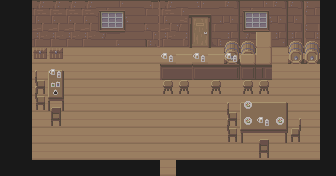

A 2D game scene composited from a Tiled map and its tileset images. What follows is a short description and the map's XML, with every tile layer's data as written:
An orthogonal 21x11 tile map with 16x16 px tiles, 4 tile layers (base, floor, layer 1, layer 2), 1 hidden layer not drawn, 2 tilesets.

<map version="1.10" tiledversion="1.11.2" orientation="orthogonal" renderorder="right-down" width="21" height="11" tilewidth="16" tileheight="16" infinite="0" nextlayerid="7" nextobjectid="1">
 <tileset firstgid="1" source="medieval tileset interior.tsx" />
 <tileset firstgid="401" source="Tile-set - Toen's Medieval Strategy (16x16) - v.1.0.tsx" />
 <layer id="1" name="base" width="21" height="11">
  <data encoding="csv">
1,1,1,1,1,1,1,1,1,1,1,1,1,1,1,1,1,1,1,1,1,
1,1,1,1,1,1,1,1,1,1,1,1,1,1,1,1,1,1,1,1,1,
1,1,1,1,1,1,1,1,1,1,1,1,1,1,1,1,1,1,1,1,1,
1,1,1,1,1,1,1,1,1,1,1,1,1,1,1,1,1,1,1,1,1,
1,1,1,1,1,1,1,1,1,1,1,1,1,1,1,1,1,1,1,1,1,
1,1,1,1,1,1,1,1,1,1,1,1,1,1,1,1,1,1,1,1,1,
1,1,1,1,1,1,1,1,1,1,1,1,1,1,1,1,1,1,1,1,1,
1,1,1,1,1,1,1,1,1,1,1,1,1,1,1,1,1,1,1,1,1,
1,1,1,1,1,1,1,1,1,1,1,1,1,1,1,1,1,1,1,1,1,
1,1,1,1,1,1,1,1,1,1,1,1,1,1,1,1,1,1,1,1,1,
1,1,1,1,1,1,1,1,1,1,1,1,1,1,1,1,1,1,1,1,1
</data>
 </layer>
 <layer id="2" name="floor" width="21" height="11">
  <data encoding="csv">
0,0,164,164,164,164,169,170,162,163,164,165,166,167,171,169,170,171,171,172,0,
0,0,184,184,184,184,189,190,182,183,184,185,186,187,191,189,190,191,191,192,0,
0,0,204,204,204,204,209,210,202,203,204,205,206,207,211,209,210,211,211,212,0,
0,0,262,262,262,262,262,262,262,262,262,262,262,262,262,262,262,262,262,262,0,
0,0,262,262,262,262,262,262,262,262,262,262,262,262,262,262,262,262,262,262,0,
0,0,262,262,262,262,262,262,262,262,262,262,262,262,262,262,262,262,262,262,0,
0,0,262,262,262,262,262,262,262,262,262,262,262,262,262,262,262,262,262,262,0,
0,0,262,262,262,262,262,262,262,262,262,262,262,262,262,262,262,262,262,262,0,
0,0,262,262,262,262,262,262,262,262,262,262,262,262,262,262,262,262,262,262,0,
0,0,262,262,262,262,262,262,262,262,262,262,262,262,262,262,262,262,262,262,0,
0,0,0,0,0,0,0,0,0,0,262,0,0,0,0,0,0,0,0,0,0
</data>
 </layer>
 <group id="4" name="furniture">
  <layer id="5" name="layer 1" width="21" height="11">
   <data encoding="csv">
0,0,0,0,0,0,0,0,0,0,0,0,0,0,0,0,0,0,0,0,0,
0,0,0,0,0,0,0,0,0,0,0,0,0,0,0,0,0,0,0,0,0,
0,0,0,0,0,0,0,0,0,0,0,0,0,0,235,235,0,0,235,235,0,
0,0,257,257,0,0,0,0,0,0,0,0,0,0,255,255,0,0,255,255,0,
0,0,232,230,0,0,0,0,0,0,0,0,0,0,0,0,0,0,0,0,0,
0,0,252,250,0,0,0,0,0,0,0,0,0,0,0,0,0,0,0,0,0,
0,0,252,270,0,0,0,0,0,0,0,0,0,0,0,227,228,229,0,0,0,
0,0,0,0,0,0,0,0,0,0,0,0,0,0,232,247,248,249,233,0,0,
0,0,0,0,0,0,0,0,0,0,0,0,0,0,252,267,268,269,253,0,0,
0,0,0,0,0,0,0,0,0,0,0,0,0,0,0,0,0,0,0,0,0,
0,0,0,0,0,0,0,0,0,0,0,0,0,0,0,0,0,0,0,0,0
</data>
  </layer>
  <layer id="3" name="layer 2" width="21" height="11">
   <data encoding="csv">
0,0,0,0,0,0,0,0,0,0,0,0,0,0,0,0,0,0,0,0,0,
0,0,0,0,0,0,0,0,0,0,0,0,0,0,0,0,0,0,0,0,0,
0,0,0,0,0,0,0,0,0,0,0,0,0,0,0,0,291,0,0,0,0,
0,0,0,0,0,0,0,0,0,0,293,285,293,285,293,287,311,0,0,0,0,
0,0,0,293,0,0,0,0,0,0,304,305,304,305,306,307,308,0,0,0,0,
0,0,232,216,0,0,0,0,0,0,271,271,0,271,0,271,271,0,0,0,0,
0,0,252,234,0,0,0,0,0,0,0,0,0,0,232,273,0,0,0,0,0,
0,0,0,254,0,0,0,0,0,0,0,0,0,0,252,273,293,273,0,0,0,
0,0,0,0,0,0,0,0,0,0,0,0,0,0,252,0,234,0,0,0,0,
0,0,0,0,0,0,0,0,0,0,0,0,0,0,0,0,254,0,0,0,0,
0,0,0,0,0,0,0,0,0,0,0,0,0,0,0,0,0,0,0,0,0
</data>
  </layer>
 </group>
 <layer id="6" name="Collision" width="21" height="11" visible="0" opacity="0">
  <data encoding="csv">
608,608,608,608,608,608,608,608,608,608,608,608,608,608,608,608,608,608,608,608,608,
608,608,608,608,608,608,608,608,608,608,608,608,608,608,608,608,608,608,608,608,608,
608,608,0,0,0,0,0,0,0,0,0,0,0,0,608,608,608,0,608,608,608,
608,608,0,0,0,0,0,0,0,0,608,608,608,608,608,608,608,0,0,0,608,
608,608,0,608,0,0,0,0,0,0,0,0,0,0,0,0,0,0,0,0,608,
608,608,0,608,0,0,0,0,0,0,0,0,0,0,0,0,0,0,0,0,608,
608,608,0,0,0,0,0,0,0,0,0,0,0,0,0,608,608,608,0,0,608,
608,608,0,0,0,0,0,0,0,0,0,0,0,0,0,608,608,608,0,0,608,
608,608,0,0,0,0,0,0,0,0,0,0,0,0,0,0,0,0,0,0,608,
608,608,0,0,0,0,0,0,0,0,0,0,0,0,0,0,0,0,0,0,608,
608,608,608,608,608,608,608,608,608,608,0,608,608,608,608,608,608,608,608,608,608
</data>
 </layer>
</map>
